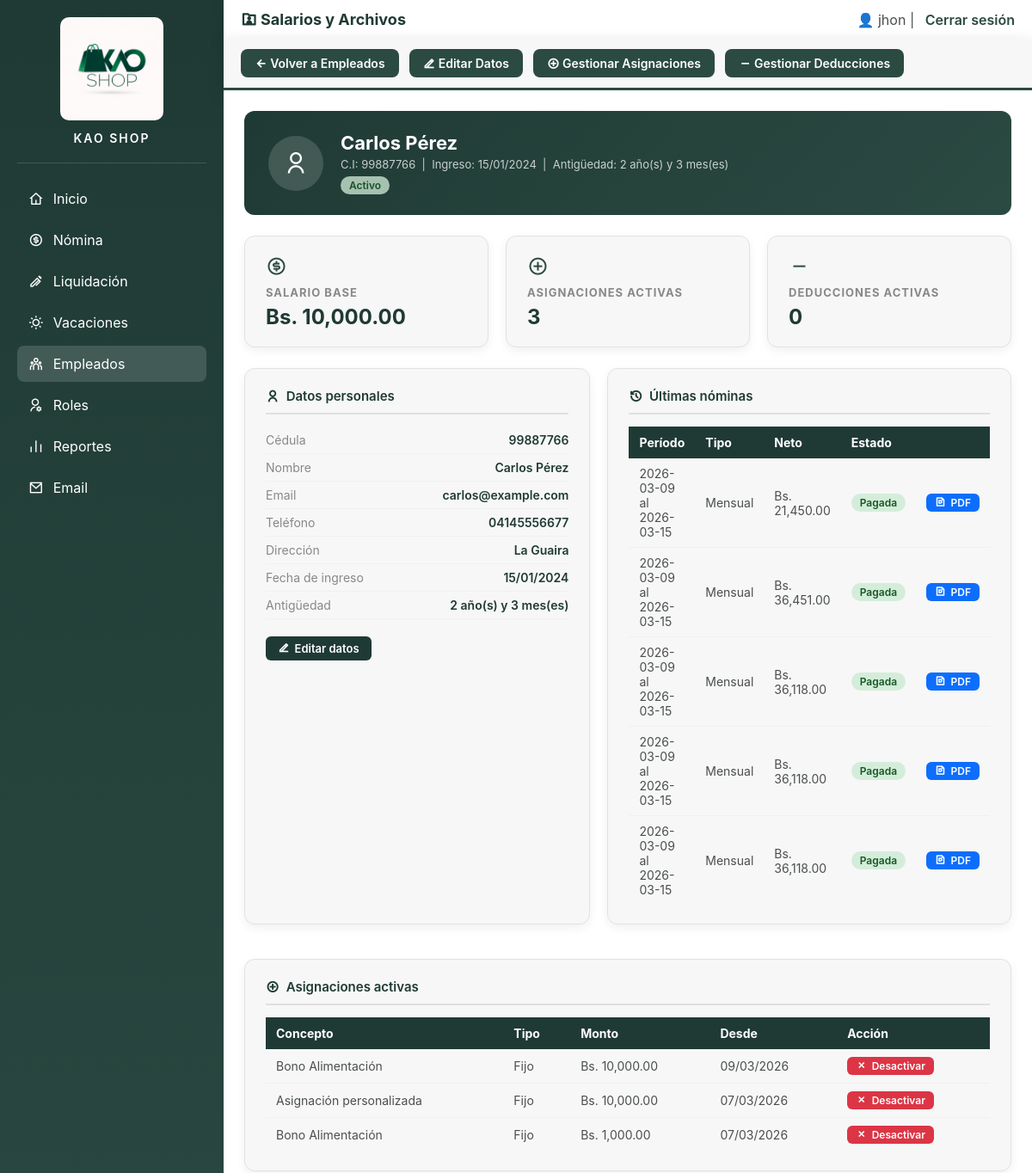
/PHP/salarios_archivos.php?id=2 (signed in, upper part), run on an earlier commit of the app's database.
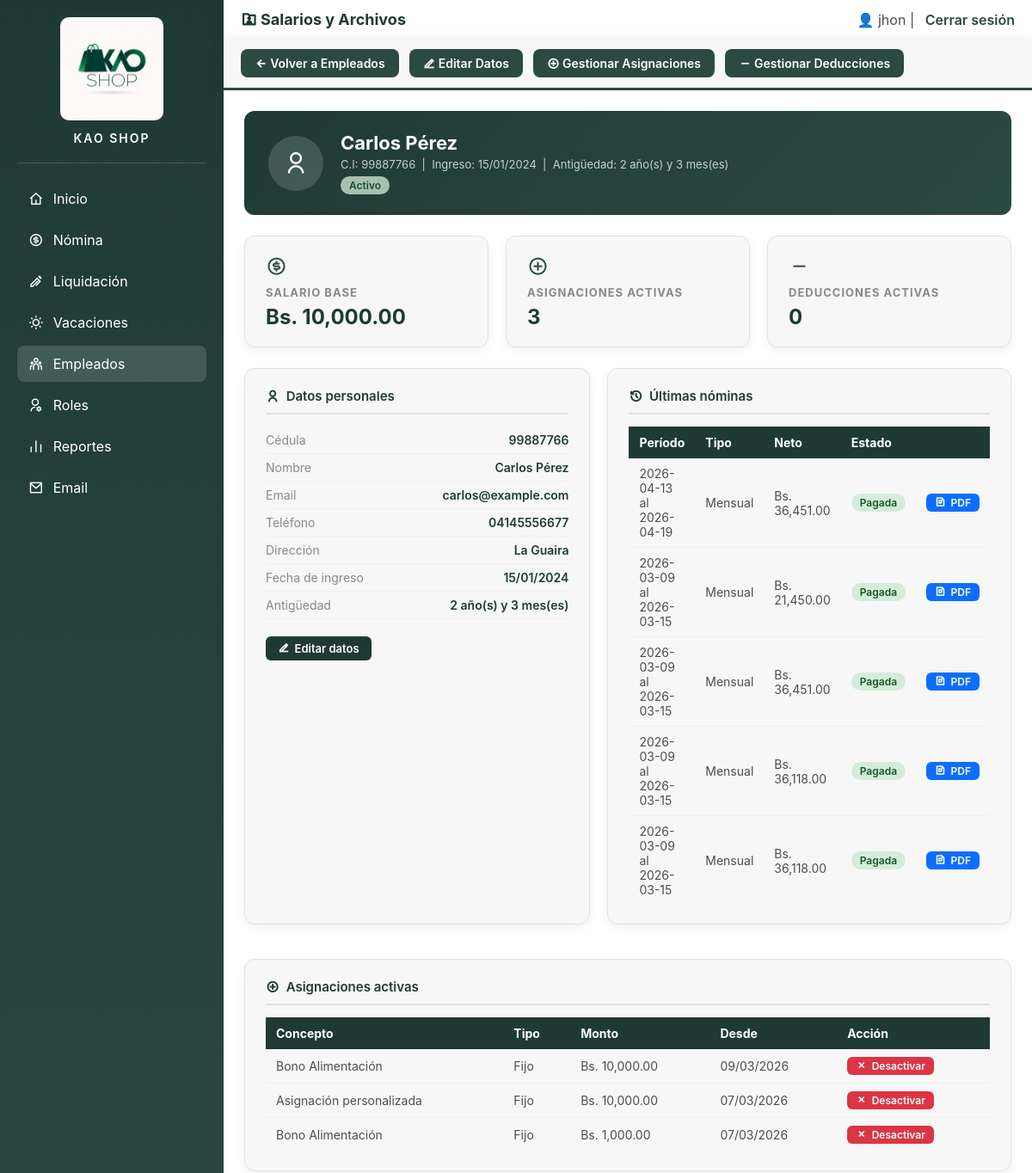
And on a later commit of the database.
### tables this page shows
CREATE TABLE `detalle_nomina` (
  `id_detalle` int(11) NOT NULL,
  `id_nomina` int(11) NOT NULL,
  `empleado_id` int(11) NOT NULL,
  `salario_base` decimal(12,2) NOT NULL DEFAULT 0.00,
  `total_asignaciones` decimal(12,2) DEFAULT 0.00,
  `total_deducciones` decimal(12,2) DEFAULT 0.00,
  `total_pagar` decimal(12,2) DEFAULT 0.00
);

CREATE TABLE `nomina` (
  `id_nomina` int(11) NOT NULL,
  `fecha_inicio` date NOT NULL,
  `fecha_fin` date NOT NULL,
  `tipo` enum('semanal','quincenal','mensual') DEFAULT 'mensual',
  `estado` enum('abierta','cerrada','pagada') DEFAULT 'abierta',
  `creada_por` varchar(100) DEFAULT NULL,
  `fecha_creacion` timestamp NOT NULL DEFAULT current_timestamp()
);

CREATE TABLE `asignacion_empleado` (
  `id_asig_emp` int(11) NOT NULL,
  `empleado_id` int(11) NOT NULL,
  `id_asignacion` int(11) DEFAULT NULL,
  `monto` decimal(10,2) NOT NULL,
  `activa` tinyint(1) DEFAULT 1,
  `creada_en` timestamp NOT NULL DEFAULT current_timestamp()
);

CREATE TABLE `tipo_asignacion` (
  `id_asignacion` int(11) NOT NULL,
  `nombre` varchar(100) NOT NULL,
  `tipo` enum('fijo','porcentaje') NOT NULL DEFAULT 'fijo',
  `porcentaje` decimal(10,2) NOT NULL DEFAULT 0.00,
  `descripcion` text DEFAULT NULL,
  `aplica_a` varchar(20) DEFAULT 'todos',
  `activo` tinyint(1) NOT NULL DEFAULT 1
);

### PHP/salarios_archivos.php (the view, shortened to what the changed rows need)
<?php
include("db.php");
$id = (int)$_GET['id'];
$asignaciones = mysqli_fetch_all(mysqli_query($conexion, "
    SELECT ae.id_asig_emp, ta.nombre, ae.monto, ta.tipo, ae.creada_en
    FROM asignacion_empleado ae
    JOIN tipo_asignacion ta ON ta.id_asignacion = ae.id_asignacion
    WHERE ae.empleado_id = $id AND ae.activa = 1
    ORDER BY ae.creada_en DESC
"), MYSQLI_ASSOC);
$nominas = mysqli_fetch_all(mysqli_query($conexion, "
    SELECT dn.id_detalle, dn.total_pagar, n.fecha_inicio, n.fecha_fin, n.tipo, n.estado
    FROM detalle_nomina dn
    JOIN nomina n ON n.id_nomina = dn.id_nomina
    WHERE dn.empleado_id = $id
    ORDER BY n.fecha_inicio DESC
    LIMIT 5
"), MYSQLI_ASSOC);
?>
<!DOCTYPE html>
<html lang="es">
<head>
<link rel="stylesheet" href="../css/administrador.css">
<link href="https://cdn.jsdelivr.net/npm/remixicon@4.2.0/fonts/remixicon.css" rel="stylesheet">
</head>
<body>
<div class="main">
    <header>
        <h2><i class="ri-folder-user-line"></i> Salarios y Archivos</h2>
    </header>
    <div class="contenido">
        <div class="grid-2">
            <div class="seccion">
                <?php if (!empty($nominas)): ?>
                <table>
                    <tr>
                        <th>Período</th>
                        <th>Tipo</th>
                        <th>Neto</th>
                        <th>Estado</th>
                        <th></th>
                    </tr>
                    <?php foreach ($nominas as $n): ?>
                    <tr>
                        <td><?= $n['fecha_inicio'].' al '.$n['fecha_fin'] ?></td>
                        <td><?= ucfirst($n['tipo']) ?></td>
                        <td>Bs. <?= number_format($n['total_pagar'], 2) ?></td>
                        <td><span class="badge <?= $n['estado'] ?>"><?= ucfirst($n['estado']) ?></span></td>
                        <td>
                            <a href="ver_detalle_individual.php?id_detalle=<?= $n['id_detalle'] ?>"
                               target="_blank" class="btn-accion btn-azul" style="padding:3px 10px; font-size:12px;">
                               <i class="ri-file-pdf-line"></i> PDF
                            </a>
                        </td>
                    </tr>
                    <?php endforeach; ?>
                </table>
                <?php else: ?>
                    <p class="sin-datos">No hay nóminas registradas para este empleado.</p>
                <?php endif; ?>
            </div>
        </div>
        <div class="seccion">
            <?php if (!empty($asignaciones)): ?>
            <table>
                <tr>
                    <th>Concepto</th>
                    <th>Tipo</th>
                    <th>Monto</th>
                    <th>Desde</th>
                    <th>Acción</th>
                </tr>
                <?php foreach ($asignaciones as $a): ?>
                <tr>
                    <td><?= htmlspecialchars($a['nombre']) ?></td>
                    <td><?= ucfirst($a['tipo']) ?></td>
                    <td><?= $a['tipo'] == 'porcentaje' ? $a['monto'].'%' : 'Bs. '.number_format($a['monto'],2) ?></td>
                    <td><?= date('d/m/Y', strtotime($a['creada_en'])) ?></td>
                    <td>
                        <a href="eliminar_asignacion_empleado.php?id=<?= $a['id_asig_emp'] ?>"
                           onclick="return confirm('¿Desactivar esta asignación?')"
                           class="btn-accion btn-rojo" style="padding:3px 10px; font-size:12px;">
                           <i class="ri-close-line"></i> Desactivar
                        </a>
                    </td>
                </tr>
                <?php endforeach; ?>
            </table>
            <?php else: ?>
                <p class="sin-datos">No tiene asignaciones activas.</p>
            <?php endif; ?>
        </div>
    </div>
</div>
</body>
</html>

What changed in the data, as far as the page shows it:
no longer on this page (row unchanged): detalle_nomina: id_nomina.fecha_inicio "2026-03-09", id_nomina.fecha_fin "2026-03-15", id_nomina.tipo "Mensual", total_pagar "36,118.00", id_nomina.estado "Pagada"
added detalle_nomina: id_nomina.fecha_inicio "2026-04-13", id_nomina.fecha_fin "2026-04-19", id_nomina.tipo "Mensual", total_pagar "36,451.00", id_nomina.estado "Pagada"
